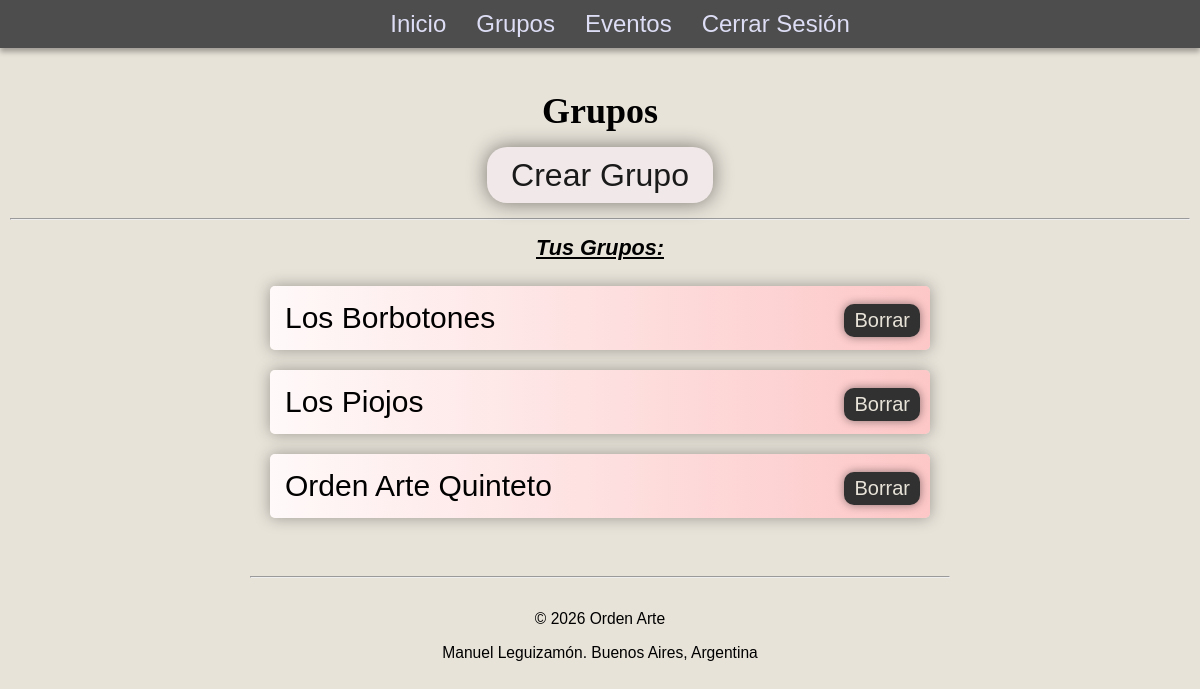
The app's page /grupo/ (signed in) with its own data.
### apps/grupo/models.py (models this page shows, shortened)
class Grupo(models.Model):
    nombre = models.CharField(max_length=50, unique=False)
    listaCanciones = models.TextField(null=True, blank=True)
    userDueño = models.ForeignKey(User, on_delete=models.CASCADE, related_name='grupos', null=True, blank=True)

### apps/grupo/views.py (the view, shortened to what this page needs)
# urls.py: path('', GrupoView.as_view(), name='grupo'),
class GrupoView(LoginRequiredMixin, TemplateView):
    template_name='grupo.html'
    def get_context_data(self, **kwargs):
        context = super().get_context_data(**kwargs)
        context['grupos'] = self.request.user.grupos.all()
        return context

### apps/grupo/templates/grupo.html (shortened to what this page needs)
{% extends 'base.html' %}
{% load static %}
{% block link %}
    <link rel="stylesheet" href="{% static 'grupo.css' %}">
{% endblock %}
{% block contenido %}
    <h1 class="titulo-pagina">Grupos</h1>
        <div class="opcion-inicio">
            <a href="{% url 'crear-grupo' %}" class="a-opcion">Crear Grupo</a>
        </div>
        <hr>
        <h2 id="tus-grupos"><u><i>Tus Grupos:</u></i></h2>
        <ul id="lista-grupos">
            {% for grupo in grupos %}
            <li class="list-item">
                <a href="{% url 'nuevo-grupo' grupo_id=grupo.id %}" class="a-item"> {{ grupo.nombre }} </a>
                <form action="{% url 'borrar_grupo' borrar_grupo_id=grupo.id %}" method="post">
                    <button id="boton-eliminar">Borrar</button>
                </form>
            </li>
            {% empty %}
            <p id="sin-grupos-txt"><i>No tenés grupos creados</i></p>
            {% endfor %}
        </ul>
    {% endblock %}

### static/css/base.css (style rules this page uses)
* { margin:0 auto; box-sizing: border-box; }
body { font-family: Arial, sans-serif; }
h1 { display: flex; justify-content: center; }
h2 { font-size: clamp(1.2rem, 3rem, 5rem); }
.titulo-pagina { font-size: clamp(1.5rem, 3vw, 4.5rem); padding: 10px 0; }

### apps/grupo/static/grupo.css (style rules this page uses)
* { margin:0 auto; box-sizing: border-box; }
body { font-family: Arial, sans-serif; background-color: #E8E3D9; }
h1 { font-family: 'Times New Roman', Times, serif; }
.opcion-inicio { display: flex; justify-content: center; }
.a-opcion { background-color: #f1e9e9; border: none; box-shadow: 0 0 20px rgba(0, 0, 0, 0.479); font-size: 2rem; padding: .6rem 1.5rem; margin: 5px; text-align: center; color: rgb(26, 26, 26); border-radius: 20px; transition: 0.3s; text-decoration: none; }
hr { margin: 10px; }
#tus-grupos { margin: 15px; display: flex; justify-content: center; font-size: clamp(1rem, 1.8vw, 6rem); }
#lista-grupos { display: flex; flex-direction: column; align-items: center; padding: 0; min-height: 11rem; }
.list-item { list-style-type: none; background: linear-gradient(90deg, rgb(255, 249, 249), rgb(253, 199, 199)); border-radius: 5px; font-size: 30px; margin: 10px; width: 55vw; box-shadow: 0 0 15px rgba(0, 0, 0, 0.336); transition: .3s; display: flex; align-items: center; justify-content: space-between; }
.a-item { text-decoration: none; color: rgb(0, 0, 0); display: flex; align-items: center; height: 100%; width: 100%; padding: 15px; }
#boton-eliminar { padding: 5px 10px; margin-right: 10px; font-size: 20px; border-radius: 10px; background-color: rgb(49, 49, 49); color: #E8E3D9; transition: .2s; border: none; box-shadow: 0 0 10px rgba(0, 0, 0, 0.445); cursor: pointer; }

### records on screen
Grupo: nombre "Los Borbotones"
Grupo: nombre "Los Piojos"
Grupo: nombre "Orden Arte Quinteto"
